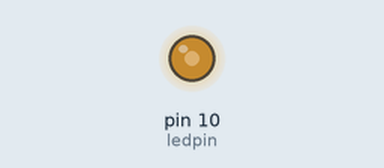
The sketch below on a simulated Arduino Uno, built with avr-gcc and run on an emulated ATmega328P. On the bench: output pins drawn as LEDs (lit = HIGH).

Above: at 0.1 s.
Timing chart, 0 to 1.6 s (numbered marks = the images above):
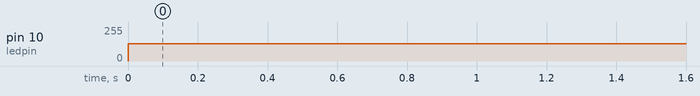

The sketch:

ledanalog1.ino
```cpp
int ledpin=10;
void setup() {
  // put your setup code here, to run once:
  pinMode(ledpin,OUTPUT);

}

void loop() {
  analogWrite(ledpin,128);
  // put your main code here, to run repeatedly:

}
```

Measured:
- by itself, pin 10 (ledpin): 0/255 → 128/255 at 0.00 s
